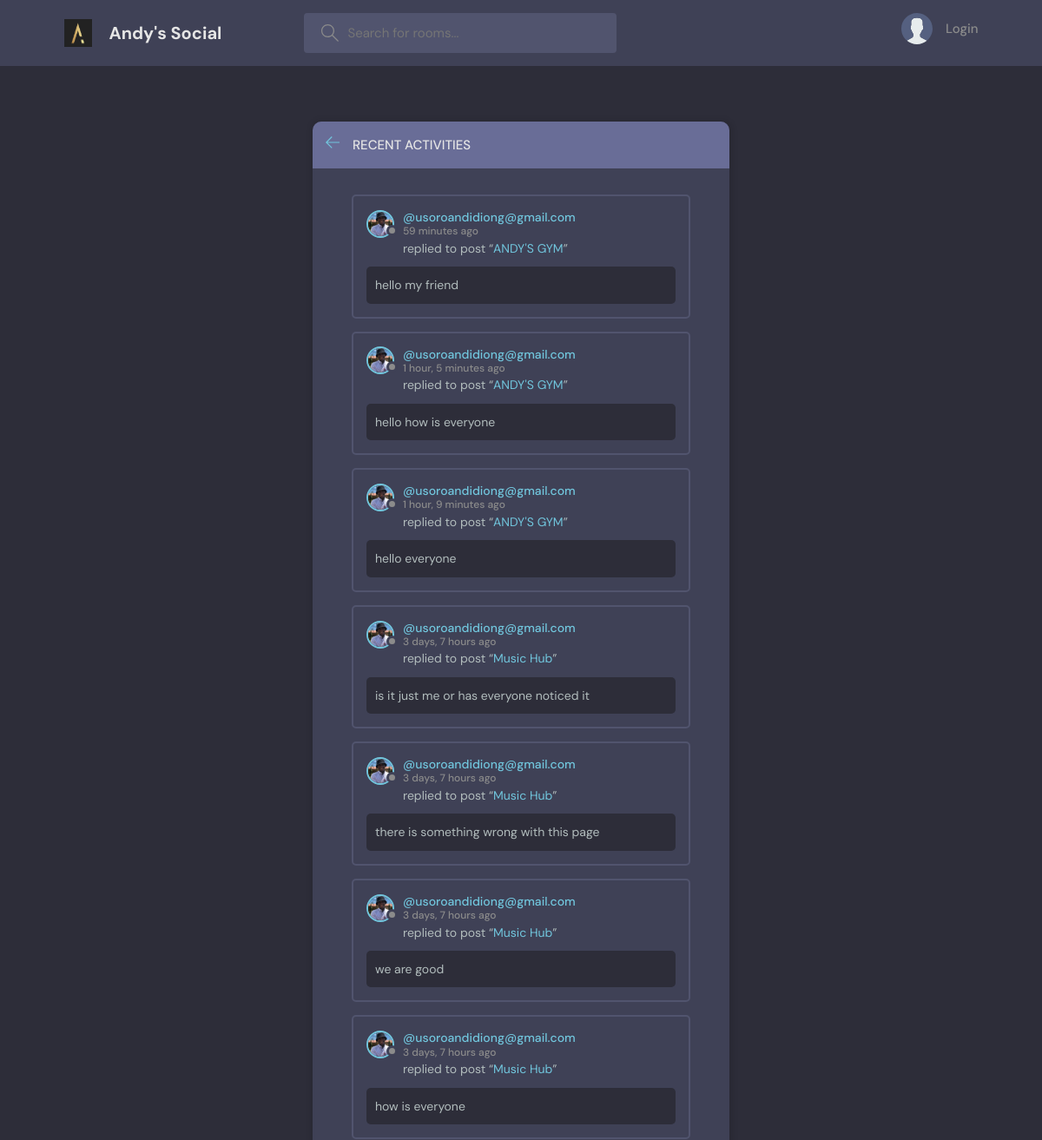
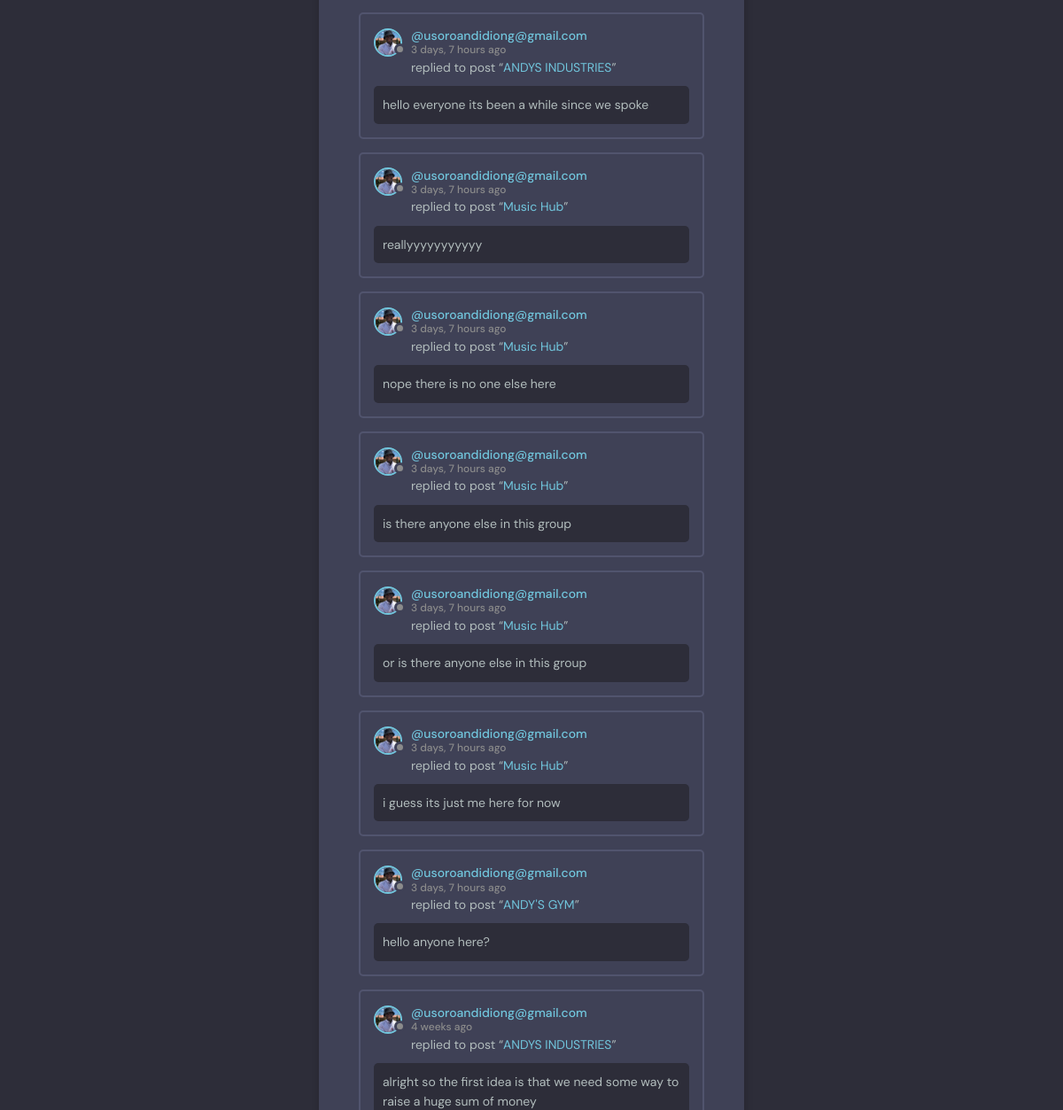
The page /activity/ on the database its author committed (2 pictures, top to bottom).
### projectApp/models.py (models this page shows, shortened)
class Message(models.Model):
    user = models.ForeignKey(User, on_delete=models.CASCADE)
    room = models.ForeignKey(Room, on_delete=models.CASCADE)
    body = models.TextField()
    updated = models.DateTimeField(auto_now=True)
    created = models.DateTimeField(auto_now_add=True)
    class Meta:
        ordering = ['-updated', '-created']

class User(AbstractUser):
    name = models.CharField(max_length=200, null=True)
    email = models.EmailField(unique=True, null=True)
    bio = models.TextField(null=True)
    avatar = models.ImageField(null=True, default="avatar.svg")
    USERNAME_FIELD = 'email'
    REQUIRED_FIELDS = []

class Room(models.Model):
    host = models.ForeignKey(User, on_delete=models.SET_NULL, null=True)
    topic = models.ForeignKey(Topic, on_delete=models.SET_NULL, null=True)
    name = models.CharField(max_length=200)
    description = models.TextField(null=True, blank=True)
    participants = models.ManyToManyField(
        User, related_name='participants', blank=True)
    updated = models.DateTimeField(auto_now=True)
    created = models.DateTimeField(auto_now_add=True)
    class Meta:
        ordering = ['-updated', '-created']

### projectApp/views.py (the view)
# urls.py: path('activity/', activityPage, name="activity"),
def activityPage(request):
    room_messages = Message.objects.all()
    context = {'room_messages': room_messages}
    return render(request, 'projectApp/activity.html', context)

### projectApp/context_processors.py (called while the page is built)
def menu_categories(request):
    categories = Category.objects.all()
    return {'menu_categories':categories}

def cart(request):
    return {'cart': Cart(request)}

### projectApp/templates/projectApp/activity.html (shortened to what this page needs)
{% extends 'main.html' %}
{% block content %}
    <main class="layout">
      <div class="container">
        <div class="layout__box">
          <div class="layout__boxHeader">
            <div class="layout__boxTitle">
              <a href="{% url 'home' %}">
                <svg version="1.1" xmlns="http://www.w3.org/2000/svg" width="32" height="32" viewBox="0 0 32 32">
                  <title>arrow-left</title>
                  <path
                    d="M13.723 2.286l-13.723 13.714 13.719 13.714 1.616-1.611-10.96-10.96h27.625v-2.286h-27.625l10.965-10.965-1.616-1.607z"
                  ></path>
                </svg>
              </a>
              <h3>Recent Activities</h3>
            </div>
          </div>
          <div class="activities-page layout__body">
            {% for message in room_messages %}
            <div class="activities__box">
              <div class="activities__boxHeader roomListRoom__header">
                <a href="{% url 'user-profile' message.user.id %}" class="roomListRoom__author">
                  <div class="avatar avatar--small">
                    <img src="{{message.user.avatar.url}}" />
                  </div>
                  <p>
                    @{{message.user}}
                    <span>{{message.created|timesince}} ago</span>
                  </p>
                </a>
              </div>
              <div class="activities__boxContent">
                <p>replied to post “<a href="{% url 'room' message.room.id %}">{{message.room.name}}</a>”</p>
                <div class="activities__boxRoomContent">
                  {{message.body}}
                </div>
              </div>
            </div>
                {%  endfor %}
          </div>
        </div>
      </div>
    </main>
  </body>
</html>
{% endblock content %}

### static/styles/style.css (style rules this page uses)
:root { --color-main: #71c6dd; --color-main-light: #e1f6fb; --color-dark: #3f4156; --color-dark-medium: #51546e; --color-dark-light: #696d97; --color-light: #e5e5e5; --color-gray: #8b8b8b; --color-light-gray: #b2bdbd; --color-bg: #2d2d39; --color-success: #5dd693; --color-error: #fc4b0b; }
* { font-family: "DM Sans", -apple-system, BlinkMacSystemFont, "Segoe UI", Roboto, Oxygen, Ubuntu, Cantarell, "Open Sans", "Helvetica Neue", sans-serif; margin: 0; padding: 0; box-sizing: border-box; text-rendering: optimizeLegibility; font-size: inherit; }
html { font-size: 56.25%; }
@media only screen and (min-width: 1200px) { html { font-size: 62.5%; } }
body { line-height: 1.6; font-weight: 400; font-size: 1.5rem; color: var(--color-light-gray); background-color: var(--color-bg); min-height: 100vh; }
img { width: 100%; }
a { display: inline-block; color: var(--color-main); text-decoration: none; }
.container { max-width: 120rem; width: 90%; margin: auto; }
.avatar { position: relative; display: inline-block; border-radius: 50%; border: 2px solid var(--color-main); }
.avatar img { display: block; border-radius: 50%; object-fit: cover; object-position: center; }
.avatar::after { content: ""; display: block; position: absolute; background-color: var(--color-gray); z-index: 111; border-radius: 50%; border: 0.3rem solid var(--color-dark); }
.avatar.avatar--small img { width: 2.8rem; height: 2.8rem; }
.avatar.avatar--small:after { width: 0.7rem; height: 0.7rem; bottom: 0px; right: -6px; }
.layout { margin-top: 2.4rem; }
.layout > .container { display: flex; justify-content: space-between; align-items: flex-start; }
.layout__box { width: 90%; max-width: 48rem; min-height: 40rem; position: absolute; top: 50%; left: 50%; transform: translate(-50%, -46%); background-color: var(--color-dark); border-radius: 1rem; box-shadow: 1px 1px 6px 3px rgba(0, 0, 0, 0.1); overflow: hidden; }
.layout__boxHeader { display: flex; padding: 1.5rem; background-color: var(--color-dark-light); }
.layout__boxTitle { display: flex; gap: 1.5rem; align-items: center; }
.layout__boxTitle h3 { text-transform: uppercase; font-weight: 500; color: var(--color-light); }
.layout__boxTitle svg { width: 1.6rem; height: 1.6rem; fill: var(--color-main); }
.layout__body { margin: 3rem; }
.roomListRoom__header { display: flex; justify-content: space-between; align-items: center; }
.roomListRoom__author { font-weight: 500; display: flex; align-items: center; gap: 1rem; }
.activities__box { margin: 1.5rem; padding: 1.5rem; border: 2px solid var(--color-dark-medium); border-radius: 5px; }
.activities__boxHeader p { font-size: 1.4rem; line-height: 1.3; }
.activities__boxHeader p span { color: var(--color-gray); font-size: 1.2rem; display: block; }
.activities__boxContent { margin-left: 4.2rem; }
.activities__boxContent { font-size: 1.4rem; }
.activities__boxRoomContent { background: var(--color-bg); padding: 1rem; border-radius: 5px; margin-top: 1rem; margin-left: -4.2rem; }

### rows shown on the page
Message: user.avatar (picture), user "usoroandidiong@gmail.com", created "59 minutes", room.name "ANDY'S GYM", body "hello my friend"
Message: user.avatar (picture), user "usoroandidiong@gmail.com", created "1 hour, 5 minutes", room.name "ANDY'S GYM", body "hello how is everyone"
Message: user.avatar (picture), user "usoroandidiong@gmail.com", created "1 hour, 9 minutes", room.name "ANDY'S GYM", body "hello everyone"
Message: user.avatar (picture), user "usoroandidiong@gmail.com", created "3 days, 7 hours", room.name "Music Hub", body "is it just me or has everyone noticed it"
Message: user.avatar (picture), user "usoroandidiong@gmail.com", created "3 days, 7 hours", room.name "Music Hub", body "there is something wrong with this page"
Message: user.avatar (picture), user "usoroandidiong@gmail.com", created "3 days, 7 hours", room.name "Music Hub", body "we are good"
Message: user.avatar (picture), user "usoroandidiong@gmail.com", created "3 days, 7 hours", room.name "Music Hub", body "how is everyone"
Message: user.avatar (picture), user "usoroandidiong@gmail.com", created "3 days, 7 hours", room.name "ANDYS INDUSTRIES", body "hello everyone its been a while since we spoke"
Message: user.avatar (picture), user "usoroandidiong@gmail.com", created "3 days, 7 hours", room.name "Music Hub", body "reallyyyyyyyyyyy"
Message: user.avatar (picture), user "usoroandidiong@gmail.com", created "3 days, 7 hours", room.name "Music Hub", body "nope there is no one else here"
Message: user.avatar (picture), user "usoroandidiong@gmail.com", created "3 days, 7 hours", room.name "Music Hub", body "is there anyone else in this group"
Message: user.avatar (picture), user "usoroandidiong@gmail.com", created "3 days, 7 hours", room.name "Music Hub", body "or is there anyone else in this group"
Message: user.avatar (picture), user "usoroandidiong@gmail.com", created "3 days, 7 hours", room.name "Music Hub", body "i guess its just me here for now"
Message: user.avatar (picture), user "usoroandidiong@gmail.com", created "3 days, 7 hours", room.name "ANDY'S GYM", body "hello anyone here?"
Message: user.avatar (picture), user "usoroandidiong@gmail.com", created "4 weeks", room.name "ANDYS INDUSTRIES", body "alright so the first idea is that we need some way to raise a huge sum of money"
